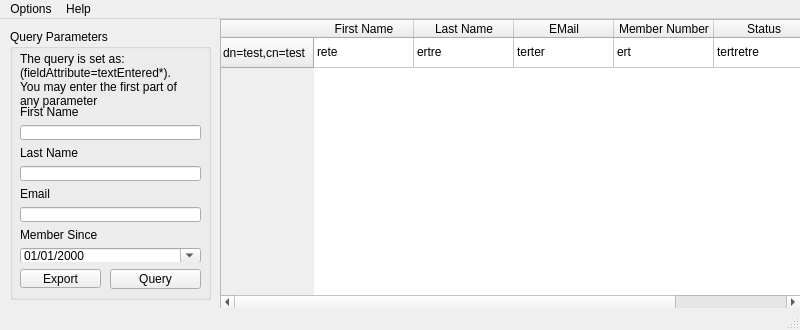
<?xml version="1.0" encoding="UTF-8"?>
<ui version="4.0">
 <class>MainWindow</class>
 <widget class="QMainWindow" name="MainWindow">
  <property name="geometry">
   <rect>
    <x>0</x>
    <y>0</y>
    <width>800</width>
    <height>330</height>
   </rect>
  </property>
  <property name="sizePolicy">
   <sizepolicy hsizetype="Fixed" vsizetype="Fixed">
    <horstretch>0</horstretch>
    <verstretch>0</verstretch>
   </sizepolicy>
  </property>
  <property name="minimumSize">
   <size>
    <width>800</width>
    <height>330</height>
   </size>
  </property>
  <property name="maximumSize">
   <size>
    <width>800</width>
    <height>330</height>
   </size>
  </property>
  <property name="windowTitle">
   <string>User Query</string>
  </property>
  <property name="documentMode">
   <bool>false</bool>
  </property>
  <property name="unifiedTitleAndToolBarOnMac">
   <bool>true</bool>
  </property>
  <widget class="QWidget" name="centralwidget">
   <widget class="QTableWidget" name="tableWidget">
    <property name="geometry">
     <rect>
      <x>220</x>
      <y>0</y>
      <width>581</width>
      <height>291</height>
     </rect>
    </property>
    <property name="sizePolicy">
     <sizepolicy hsizetype="Expanding" vsizetype="Expanding">
      <horstretch>0</horstretch>
      <verstretch>0</verstretch>
     </sizepolicy>
    </property>
    <row>
     <property name="text">
      <string>dn=test,cn=test</string>
     </property>
    </row>
    <column>
     <property name="text">
      <string>First Name</string>
     </property>
    </column>
    <column>
     <property name="text">
      <string>Last Name</string>
     </property>
    </column>
    <column>
     <property name="text">
      <string>EMail</string>
     </property>
    </column>
    <column>
     <property name="text">
      <string>Member Number</string>
     </property>
    </column>
    <column>
     <property name="text">
      <string>Status</string>
     </property>
    </column>
    <item row="0" column="0">
     <property name="text">
      <string>rete</string>
     </property>
    </item>
    <item row="0" column="1">
     <property name="text">
      <string>ertre</string>
     </property>
    </item>
    <item row="0" column="2">
     <property name="text">
      <string>terter</string>
     </property>
    </item>
    <item row="0" column="3">
     <property name="text">
      <string>ert</string>
     </property>
    </item>
    <item row="0" column="4">
     <property name="text">
      <string>tertretre</string>
     </property>
    </item>
   </widget>
   <widget class="QGroupBox" name="groupBox">
    <property name="geometry">
     <rect>
      <x>10</x>
      <y>10</y>
      <width>201</width>
      <height>271</height>
     </rect>
    </property>
    <property name="title">
     <string>Query Parameters</string>
    </property>
    <widget class="QPushButton" name="query_user">
     <property name="geometry">
      <rect>
       <x>100</x>
       <y>240</y>
       <width>91</width>
       <height>20</height>
      </rect>
     </property>
     <property name="text">
      <string>Query</string>
     </property>
    </widget>
    <widget class="QLabel" name="label_4">
     <property name="geometry">
      <rect>
       <x>10</x>
       <y>20</y>
       <width>171</width>
       <height>61</height>
      </rect>
     </property>
     <property name="text">
      <string>The query is set as:
(fieldAttribute=textEntered*).
You may enter the first part of
any parameter</string>
     </property>
    </widget>
    <widget class="QPushButton" name="export_query">
     <property name="geometry">
      <rect>
       <x>10</x>
       <y>240</y>
       <width>81</width>
       <height>19</height>
      </rect>
     </property>
     <property name="text">
      <string>Export</string>
     </property>
    </widget>
    <widget class="QWidget" name="layoutWidget">
     <property name="geometry">
      <rect>
       <x>10</x>
       <y>76</y>
       <width>181</width>
       <height>157</height>
      </rect>
     </property>
     <layout class="QFormLayout" name="formLayout">
      <item row="0" column="0">
       <widget class="QLabel" name="label">
        <property name="text">
         <string>First Name</string>
        </property>
       </widget>
      </item>
      <item row="1" column="0" colspan="2">
       <widget class="QLineEdit" name="first_name_field"/>
      </item>
      <item row="2" column="0">
       <widget class="QLabel" name="label_2">
        <property name="text">
         <string>Last Name</string>
        </property>
       </widget>
      </item>
      <item row="3" column="0" colspan="2">
       <widget class="QLineEdit" name="last_name_field"/>
      </item>
      <item row="4" column="0">
       <widget class="QLabel" name="label_3">
        <property name="text">
         <string>Email</string>
        </property>
       </widget>
      </item>
      <item row="5" column="0" colspan="2">
       <widget class="QLineEdit" name="email_field"/>
      </item>
      <item row="6" column="0">
       <widget class="QLabel" name="label_5">
        <property name="text">
         <string>Member Since</string>
        </property>
       </widget>
      </item>
      <item row="7" column="0" colspan="2">
       <widget class="QDateEdit" name="member_since_field">
        <property name="showGroupSeparator" stdset="0">
         <bool>true</bool>
        </property>
        <property name="displayFormat">
         <string>MM/dd/yyyy</string>
        </property>
        <property name="calendarPopup">
         <bool>true</bool>
        </property>
       </widget>
      </item>
     </layout>
    </widget>
   </widget>
   <zorder>groupBox</zorder>
   <zorder>tableWidget</zorder>
  </widget>
  <widget class="QMenuBar" name="menuBar">
   <property name="geometry">
    <rect>
     <x>0</x>
     <y>0</y>
     <width>800</width>
     <height>20</height>
    </rect>
   </property>
   <widget class="QMenu" name="menuOptions">
    <property name="title">
     <string>Options</string>
    </property>
    <addaction name="actionLogout"/>
    <addaction name="actionExit"/>
   </widget>
   <widget class="QMenu" name="viewHelp">
    <property name="title">
     <string>Help</string>
    </property>
    <addaction name="actionAbout"/>
   </widget>
   <addaction name="menuOptions"/>
   <addaction name="viewHelp"/>
  </widget>
  <widget class="QStatusBar" name="statusBar"/>
  <action name="actionLogout">
   <property name="text">
    <string>Logout</string>
   </property>
  </action>
  <action name="actionExit">
   <property name="text">
    <string>Exit</string>
   </property>
  </action>
  <action name="actionAbout">
   <property name="text">
    <string>About</string>
   </property>
  </action>
 </widget>
 <tabstops>
  <tabstop>first_name_field</tabstop>
  <tabstop>last_name_field</tabstop>
  <tabstop>email_field</tabstop>
  <tabstop>member_since_field</tabstop>
  <tabstop>tableWidget</tabstop>
  <tabstop>export_query</tabstop>
  <tabstop>query_user</tabstop>
 </tabstops>
 <resources/>
 <connections/>
</ui>
